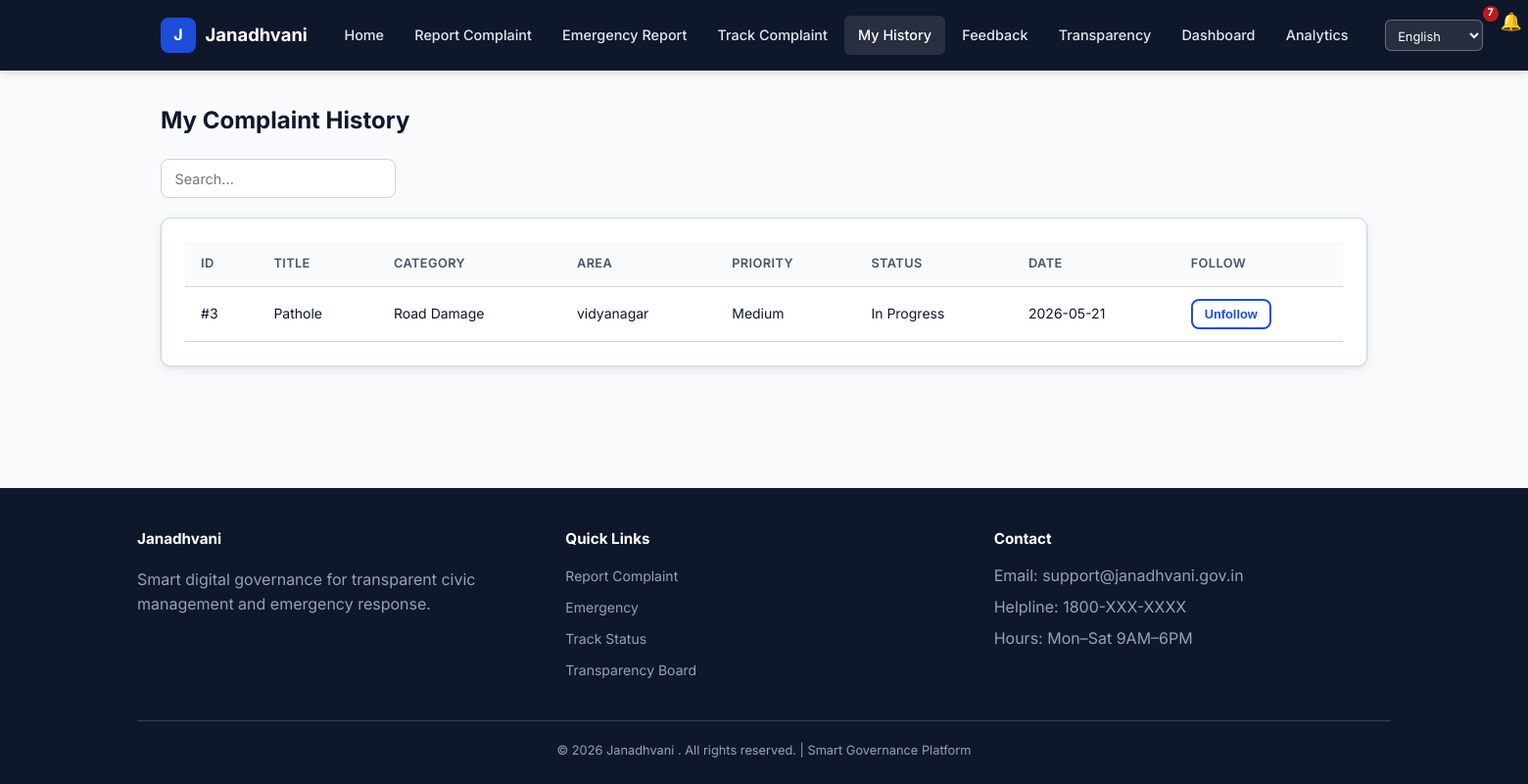
Screenshot of /history (signed in) with the database file from the repository.
### tables this page shows
CREATE TABLE complaints (
            id INTEGER PRIMARY KEY AUTOINCREMENT,
            user_id INTEGER NOT NULL,
            title TEXT NOT NULL,
            description TEXT NOT NULL,
            area TEXT NOT NULL,
            category TEXT NOT NULL,
            priority TEXT DEFAULT 'Medium',
            smart_label TEXT DEFAULT 'Normal',
            image TEXT,
            status TEXT DEFAULT 'Pending',
            validation_count INTEGER DEFAULT 0,
            is_emergency INTEGER DEFAULT 0,
            latitude REAL,
            longitude REAL,
            gps_address TEXT,
            created_at TEXT NOT NULL, image_hash TEXT,
            FOREIGN KEY (user_id) REFERENCES users(id)
        );

### app.py (the view)
@app.route("/history")
@login_required
def history():
    db = get_db()
    complaints = db.execute(
        "SELECT * FROM complaints WHERE user_id = ? ORDER BY created_at DESC",
        (session["user_id"],),
    ).fetchall()
    followed_ids = {
        r["complaint_id"]
        for r in db.execute(
            "SELECT complaint_id FROM follows WHERE user_id = ?", (session["user_id"],)
        ).fetchall()
    }
    notifications = get_unread_notifications(session["user_id"])
    return render_template(
        "history.html",
        complaints=complaints,
        followed_ids=followed_ids,
        notifications=notifications,
    )

### app.py (called while the page is built, shortened)
def get_db():
    if "db" not in g:
        g.db = sqlite3.connect("janadhvani.db")
        g.db.row_factory = sqlite3.Row
    return g.db

@app.before_request
def before_request():
    global _db_ready
    get_db()
    if not _db_ready:
        init_db()
        _db_ready = True
    if request.endpoint and request.endpoint != "static":
        apply_escalation_rules()
        if session.get("user_id"):
            push_status_notifications()

def login_required(f):
    from functools import wraps
    @wraps(f)
    def decorated(*args, **kwargs):
        if "user_id" not in session:
            flash("Please log in to continue.", "warning")
            return redirect(url_for("login"))
        return f(*args, **kwargs)
    return decorated

def apply_escalation_rules():
    db = get_db()
    now = datetime.utcnow()
    pending = db.execute(
        "SELECT id, priority, smart_label, created_at FROM complaints WHERE status = 'Pending'"
    ).fetchall()
    db.commit()

def push_status_notifications():
    if "user_id" not in session:
        return
    db = get_db()
    uid = session["user_id"]
    followed = db.execute(
        """
        SELECT c.id, c.title, c.status FROM follows f
        JOIN complaints c ON c.id = f.complaint_id
        WHERE f.user_id = ?
        """,
        (uid,),
    ).fetchall()
    for row in followed:
        existing = db.execute(
            "SELECT id FROM notifications WHERE user_id = ? AND complaint_id = ? AND message LIKE ?",
            (uid, row["id"], f"%{row['status']}%"),
        ).fetchone()
        if not existing and row["status"] in ("In Progress", "Resolved"):
            add_notification(
                uid,
                f"Complaint #{row['id']} ({row['title']}) is now: {row['status']}",
                row["id"],
            )

def get_lang():
    lang = session.get("lang", "en")
    return lang if lang in SUPPORTED_LANGS else "en"

def t(key):
    return translate(key, get_lang())

def get_unread_notifications(user_id):
    db = get_db()
    return db.execute(
        "SELECT * FROM notifications WHERE user_id = ? AND is_read = 0 ORDER BY created_at DESC LIMIT 10",
        (user_id,),
    ).fetchall()

@app.context_processor
def inject_globals():
    notifs = []
    if session.get("user_id"):
        notifs = get_unread_notifications(session["user_id"])
    lang = get_lang()
    return dict(
        unread_notifications=notifs,
        t=t,
        current_lang=lang,
        supported_langs=SUPPORTED_LANGS,
    )

### templates/history.html (shortened to what this page needs)
{% extends "base.html" %}
{% block content %}
<h2 class="section-title">My Complaint History</h2>
<div class="toolbar"><input id="history-search" placeholder="Search..."></div>
<div class="card table-wrap"><table id="history-table">
<thead><tr><th>ID</th><th>Title</th><th>Category</th><th>Area</th><th>Priority</th><th>Status</th><th>Date</th><th>Follow</th></tr></thead>
<tbody>
{% for c in complaints %}
<tr><td>#{{ c.id }}</td><td>{{ c.title }}</td><td>{{ c.category }}</td><td>{{ c.area }}</td>
<td>{{ c.priority }}</td><td>{{ c.status }}</td><td>{{ c.created_at[:10] }}</td>
<td>{% if c.id in followed_ids %}
<form method="POST" action="{{ url_for('unfollow_complaint', cid=c.id) }}"><button class="btn btn-sm btn-outline">Unfollow</button></form>
{% else %}
<form method="POST" action="{{ url_for('follow_complaint', cid=c.id) }}"><button class="btn btn-sm btn-primary">Follow</button></form>
{% endif %}</td></tr>
{% else %}<tr><td colspan="8">No complaints. <a href="{{ url_for('report') }}">Report</a></td></tr>
{% endfor %}
</tbody></table></div>
{% endblock %}

### templates/base.html (shortened to what this page needs)
<!DOCTYPE html>
<html lang="{{ current_lang }}">
<head>
    <link rel="stylesheet" href="{{ url_for('static', filename='css/style.css') }}">
</head>
<body>
    <header class="site-header">
        <nav class="navbar" role="navigation" aria-label="Main navigation">
            <a href="{{ url_for('index') }}" class="nav-brand">
                <span class="nav-brand-icon">J</span>
                <span>Janadhvani </span>
            </a>
            <ul class="nav-menu">
                <li><a href="{{ url_for('index') }}">{{ t('nav.home') }}</a></li>
                <li><a href="{{ url_for('report') }}">{{ t('nav.report') }}</a></li>
                <li><a href="{{ url_for('emergency') }}">{{ t('nav.emergency') }}</a></li>
                <li><a href="{{ url_for('track') }}">{{ t('nav.track') }}</a></li>
                {% if session.get('user_id') %}
                <li><a href="{{ url_for('history') }}">{{ t('nav.history') }}</a></li>
                <li><a href="{{ url_for('feedback') }}">{{ t('nav.feedback') }}</a></li>
                {% endif %}
                <li><a href="{{ url_for('transparency') }}">{{ t('nav.transparency') }}</a></li>
                {% if session.get('role') == 'admin' %}
                <li><a href="{{ url_for('dashboard') }}">{{ t('nav.dashboard') }}</a></li>
                <li><a href="{{ url_for('analytics') }}">{{ t('nav.analytics') }}</a></li>
                {% endif %}
            </ul>
            <div class="nav-actions">
                <select class="lang-select" id="lang-select" aria-label="{{ t('nav.language') }}">
                    {% for code, label in supported_langs.items() %}
                    <option value="{{ code }}" {% if current_lang == code %}selected{% endif %}>{{ label }}</option>
                    {% endfor %}
                </select>
                {% if session.get('user_id') and unread_notifications %}
                <div style="position:relative">
                    <a href="#" class="nav-notif" id="notif-bell" aria-label="Notifications">&#128276;
                        <span class="notif-badge">{{ unread_notifications|length }}</span>
                    </a>
                </div>
                {% endif %}
            </div>
        </nav>
    </header>
    <main class="main-content">
        {% block content %}{% endblock %}
    </main>
    <footer class="site-footer">
        <div class="footer-inner">
            <div>
                <h4>Janadhvani </h4>
                <p>Smart digital governance for transparent civic management and emergency response.</p>
            </div>
            <div>
                <h4>Quick Links</h4>
                <ul>
                    <li><a href="{{ url_for('report') }}">{{ t('nav.report') }}</a></li>
                    <li><a href="{{ url_for('emergency') }}">Emergency</a></li>
                    <li><a href="{{ url_for('track') }}">Track Status</a></li>
                    <li><a href="{{ url_for('transparency') }}">Transparency Board</a></li>
                </ul>
            </div>
            <div>
                <h4>Contact</h4>
                <ul>
                    <li>Email: support@janadhvani.gov.in</li>
                    <li>Helpline: 1800-XXX-XXXX</li>
                    <li>Hours: Mon–Sat 9AM–6PM</li>
                </ul>
            </div>
        </div>
        <div class="footer-bottom">
            &copy; 2026 Janadhvani . All rights reserved. | Smart Governance Platform
        </div>
    </footer>
</body>
</html>

### rows the page displays
complaints: id "3", title "Pathole", category "Road Damage", area "vidyanagar", priority "Medium", status "In Progress", created_at "2026-05-21"

### other values shown
{{ t('nav.home') }} "Home"
{{ t('nav.report') }} "Report Complaint"
{{ t('nav.emergency') }} "Emergency Report"
{{ t('nav.track') }} "Track Complaint"
{{ t('nav.history') }} "My History"
{{ t('nav.feedback') }} "Feedback"
{{ t('nav.transparency') }} "Transparency"
{{ t('nav.dashboard') }} "Dashboard"
{{ t('nav.analytics') }} "Analytics"
{{ unread_notifications|length }} "7"
form field value "English"
